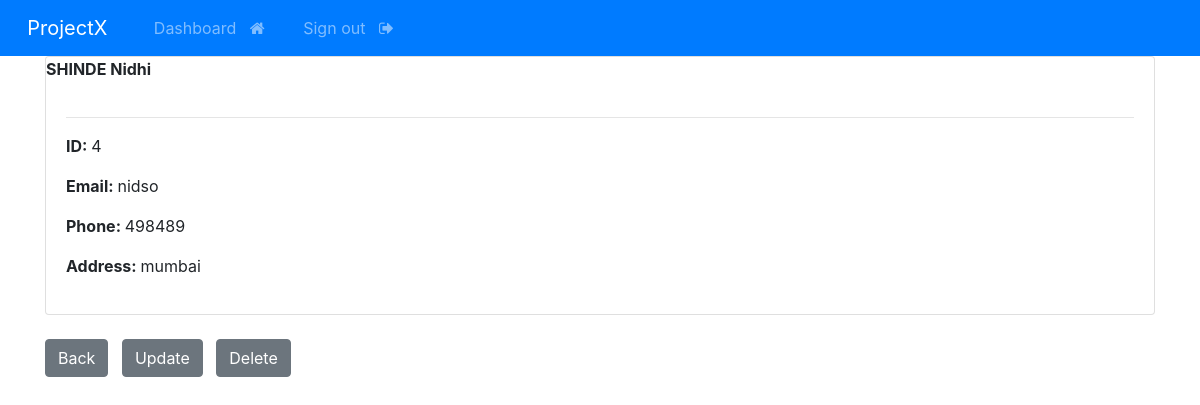
The app's page /record/4 (signed in) with its own data.
### webapp/models.py (models this page shows, shortened)
class Record(models.Model):
    creation_date = models.DateTimeField(auto_now_add=True)
    first_name = models.CharField(max_length=100)
    last_name = models.CharField(max_length=100)
    email = models.CharField(max_length=225)
    phone = models.CharField(max_length=20)
    address = models.CharField(max_length=300)

### webapp/views.py (the view)
# urls.py: path('record/<int:pk>', views.single_record, name="record"),
@login_required (login_url='login')
def single_record(request, pk):
    all_records = Record.objects.get(id=pk)
    context = {'record': all_records}
    return render (request, 'webapp/view-record.html', context=context)

### webapp/templates/webapp/view-record.html (shortened to what this page needs)
{% extends 'webapp/base.html' %} {% block content %}
<div class="card">
  <strong> {{record.last_name|upper}} {{record.first_name}} </strong>
  <div class="card-body">
    <hr />
    <p><strong> ID: </strong> {{record.id}}</p>
    <p><strong> Email: </strong> {{record.email}}</p>
    <p><strong> Phone: </strong> {{record.phone}}</p>
    <p><strong> Address: </strong> {{record.address}}</p>
  </div>
</div>
<br>
<a href="{% url 'dashboard' %}" class="btn btn-secondary">Back</a>
<a  href ="{% url 'update-record' record.id %}" class="btn btn-secondary">Update</a>
<a  href ="{% url 'delete-record' record.id %}" class="btn btn-secondary">Delete</a>
{% endblock %}

### records on screen
Record: last_name "SHINDE", first_name "Nidhi", id "4", email "nidso", phone "498489", address "mumbai"
